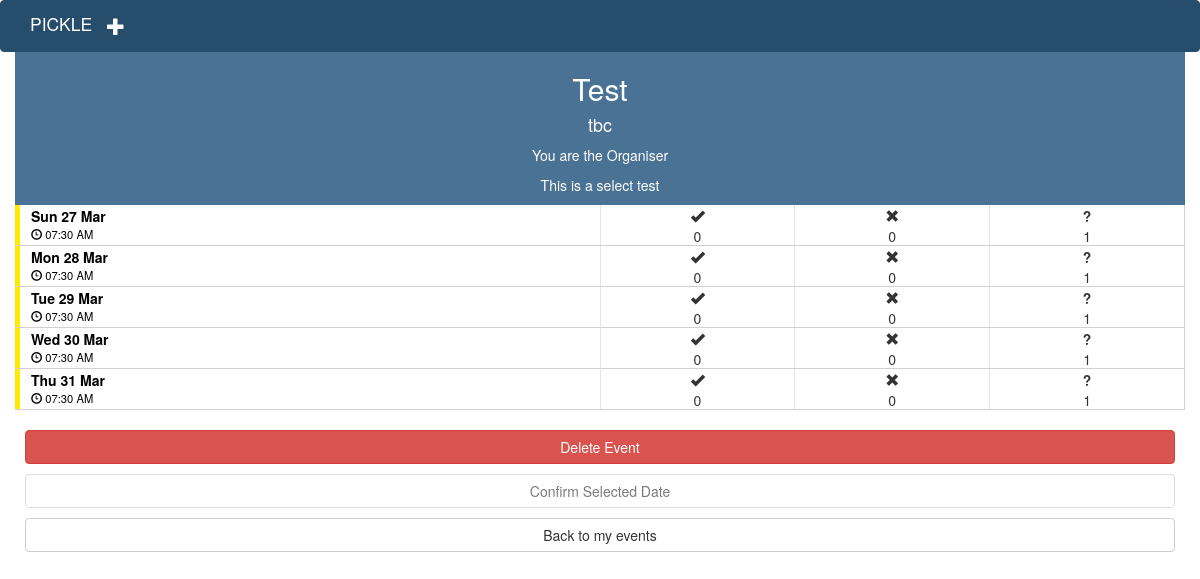
Page /event_details/4 (signed in) on the committed database.
### app/models.py (models this page shows, shortened)
class Event(db.Model):
	__tablename__ = "events"
	id = db.Column(db.Integer, primary_key=True)
	name = db.Column(db.String(120), unique=False)
	location = db.Column(db.String(120), unique=False)
	admin_id = db.Column(db.Integer, db.ForeignKey("users.id"))
	deleted = db.Column(db.Boolean, unique=False, default = False)
	notes = db.Column(db.String(200), unique=False)
	invites_sent = db.Column(db.Boolean, unique=False, default = False)
	confirmed = db.Column(db.Boolean, unique=False, default = False)
	eventdates = db.relationship('EventDate', backref=db.backref('event', lazy='select'))  #RELATIONSHIP DECLARATION

class EventDate(db.Model):
	__tablename__ = "eventdates"
	id = db.Column(db.Integer, primary_key=True)
	event_id = db.Column(db.Integer, db.ForeignKey("events.id"))
	date = db.Column(db.DateTime, unique=False)
	confirmed = db.Column(db.Boolean, unique=False, default = False)
	eventinvites = db.relationship('EventInvite', backref=db.backref('eventdate', lazy='select'))  #RELATIONSHIP DECLARATION

### app/views.py (the view)
@app.route('/event_details/<int:event_id>', methods=['GET', 'POST'])
@login_required
def event_details(event_id):
	event = Event.query.filter_by(id = event_id).first()
	eventdates = EventDate.query.filter_by(event_id = event_id).all()
	eventdates.sort(key = lambda r: r.date)
	invitees = EventInvite.query.join(EventDate).filter_by(event_id = event_id).all()
	attendance_dict = {}
	for eventdate in eventdates:
		attendance_dict[eventdate.id] = {"attending":0,"cant_make_it":0,"not_replied":0}
		for invitee in invitees:
			if invitee.eventdate.id == eventdate.id:
				if invitee.status == 1:
					attendance_dict[eventdate.id]["attending"] = attendance_dict[eventdate.id]["attending"] + 1
				elif invitee.status == -1:
					attendance_dict[eventdate.id]["cant_make_it"] = attendance_dict[eventdate.id]["cant_make_it"] + 1
				elif invitee.status == 0:
					attendance_dict[eventdate.id]["not_replied"] = attendance_dict[eventdate.id]["not_replied"] + 1
	admin = User.query.filter_by(id = event.admin_id).first()
	if event.confirmed:
		if event.admin_id == current_user.id:
			return render_template("event_details_admin_confirmed.html", title="Event_details", event = event , eventdates = eventdates, invitees = invitees, admin = admin, attendance_dict=attendance_dict)
		elif current_user.id in [invitee.invited_id for invitee in invitees]:
			return render_template("event_details_invited_confirmed.html", title="Event_details", event = event , eventdates = eventdates, invitees = invitees, admin = admin, attendance_dict=attendance_dict)
		else:
			return "You are not admin or invited to " + event.name
	elif event.confirmed == False:
		if event.admin_id == current_user.id:
			return render_template("event_details_admin_not_confirmed.html", title="Event_details", event = event , eventdates = eventdates, invitees = invitees, admin = admin, attendance_dict=attendance_dict)
		elif current_user.id in [invitee.invited_id for invitee in invitees]:
			return render_template("event_details_invited_not_confirmed.html", title="Event_details", event = event , eventdates = eventdates, invitees = invitees, admin = admin)
		else:
			return "You are not admin or invited to " + event.name

### app/models.py (called while the page is built)
@login_manager.user_loader
def load_user(user_id):
	return User.query.get(int(user_id))

### app/templates/event_details_admin_not_confirmed.html (shortened to what this page needs)
{% extends "base_test.html" %}
{%block head%}
<link rel="stylesheet" href="{{url_for("static", filename = "event_details.css")}}" />
{%endblock%}
{% block content %}
<div class = "container event-details-header">
	<div class = "row">
		<div class = "col-sm-12">
			<h2 style = "text-align: center"> {{ event.name }} </h2>
			<h4 style = "text-align: center"> {{event.location}} </h4>
			<p style = "text-align: center"> You are the Organiser </p>
			<p style = "text-align: center"> {{event.notes}} </p>
		</div>
	</div>
</div>
<div class="container eventdate-choices">
	{%for eventdate in eventdates%}
	<div class="row date-option-row">
		<div class="col-xs-12 date-option-col">
			<div class="col-xs-6 date-option-datetime-box">
				<a type="button" id="{{eventdate.id}}" class="btn btn-block btn-date-option">
					<div class="col-xs-12 date-option-date-box">
						{{eventdate.date.strftime("%a %d %b")}}
					</div>
					<div class="col-xs-12 date-option-time-box">
						<span class="glyphicon glyphicon-time"></span> {{eventdate.date.strftime("%I:%M %p")}}
					</div>
				</a>
			</div>
			<div class="col-xs-2 tick-cross-box">
				<button type="button" class="btn dropdown-toggle btn-people-attending" data-toggle="dropdown" >
					<div class = "col-xs-12">
						<span class="glyphicon glyphicon-ok"></span>
					</div>
					<div class = "col-xs-12">
						{{attendance_dict[eventdate.id]["attending"]}}
					</div>
				</button>
			</div>
			<div class="col-xs-2 tick-cross-box">
				<button type="button" class="btn dropdown-toggle btn-people-cant-make-it" data-toggle="dropdown" >
					<div class = "col-xs-12">
						<span class="glyphicon glyphicon-remove"></span>
					</div>
					<div class = "col-xs-12">
						{{attendance_dict[eventdate.id]["cant_make_it"]}}
					</div>
				</button>
			</div>
			<div class="col-xs-2 tick-cross-box">
				<button type="button" class="btn dropdown-toggle btn-people-not-replied" data-toggle="dropdown" >
					<div class = "col-xs-12">
						<strong> ? </strong>
					</div>
					<div class = "col-xs-12">
						{{attendance_dict[eventdate.id]["not_replied"]}}
					</div>
				</button>
			</div>
		</div>
	</div>
	{%endfor%}
</div>
	<div class = "container container-eventdate">
		<div class = "row eventdate-row">
			<div class = "col-xs-12">
				<a type = "button" class = "btn btn-danger btn-block" href="{{url_for("delete_event", event_id = event.id)}}" >
					Delete Event
				</a>
			</div>
		</div>
		<div class = "row eventdate-row">
			<div class = "col-xs-12">
				<a type = "button" id = "confirm-event" class = "btn btn-default btn-block"  disabled href="{{url_for("confirm_event", event_id = event.id)}}" >
					Confirm Selected Date
				</a>
			</div>
		</div>
		<div class = "row eventdate-row">
			<div class = "col-xs-12">
				<a type = "button" class = "btn btn-default btn-block" href="{{url_for("index")}}" >
					Back to my events
				</a>
			</div>
		</div>
	</div>
{% endblock %}

### app/static/event_details.css (style rules this page uses)
.event-details-header { background-color: #497294; color:white; }
.date-option-col { padding:0px; box-shadow: inset 5px 0px 0px #FFEA00; border-bottom: solid 1px #D1D1D1; border-right: solid 1px #D1D1D1; }
.btn-date-option { text-align: left; height: 40px; padding: 0px; color: black; }
.date-option-datetime-box { padding:0px; }
.date-option-date-box { font-weight:bold; }
.date-option-time-box { font-size: 0.8em; }
.tick-cross-box { padding-left: 0px; padding-right: 0px; text-align: center; border-left: solid 1px #e5e5e5; }
.btn-people-attending { height:40px; padding:0px; color:#333; width:100%; background-color:white; }
.btn-people-cant-make-it { height:40px; padding:0px; color:#333; width:100%; background-color:white; }
.btn-people-not-replied { height:40px; padding:0px; color:#333; width:100%; background-color:white; }
.container-eventdate { padding-left:10px; padding-right:10px; padding-top:10px; }
.eventdate-row { padding-top:10px }

### rows in the picture
Event: name "Test", location "tbc", notes "This is a select test"
EventDate: date "Sun 27 Mar", date "07:30 AM", confirmed "0", attendance_dict "1"
EventDate: date "Mon 28 Mar", date "07:30 AM", confirmed "0", attendance_dict "1"
EventDate: date "Tue 29 Mar", date "07:30 AM", confirmed "0", attendance_dict "1"
EventDate: date "Wed 30 Mar", date "07:30 AM", confirmed "0", attendance_dict "1"
EventDate: date "Thu 31 Mar", date "07:30 AM", confirmed "0", attendance_dict "1"
